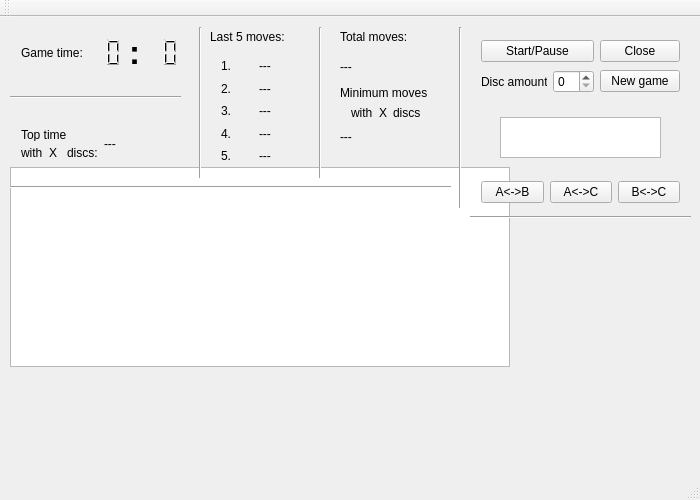
<?xml version="1.0" encoding="UTF-8"?>
<ui version="4.0">
 <class>MainWindow</class>
 <widget class="QMainWindow" name="MainWindow">
  <property name="geometry">
   <rect>
    <x>0</x>
    <y>0</y>
    <width>700</width>
    <height>500</height>
   </rect>
  </property>
  <property name="maximumSize">
   <size>
    <width>700</width>
    <height>500</height>
   </size>
  </property>
  <property name="windowTitle">
   <string>MainWindow</string>
  </property>
  <widget class="QWidget" name="centralWidget">
   <widget class="QGraphicsView" name="graphicsView">
    <property name="geometry">
     <rect>
      <x>10</x>
      <y>150</y>
      <width>500</width>
      <height>200</height>
     </rect>
    </property>
    <property name="sizePolicy">
     <sizepolicy hsizetype="Preferred" vsizetype="Preferred">
      <horstretch>0</horstretch>
      <verstretch>0</verstretch>
     </sizepolicy>
    </property>
    <property name="minimumSize">
     <size>
      <width>500</width>
      <height>200</height>
     </size>
    </property>
    <property name="maximumSize">
     <size>
      <width>680</width>
      <height>260</height>
     </size>
    </property>
    <property name="autoFillBackground">
     <bool>false</bool>
    </property>
    <property name="frameShape">
     <enum>QFrame::StyledPanel</enum>
    </property>
    <property name="frameShadow">
     <enum>QFrame::Raised</enum>
    </property>
    <property name="lineWidth">
     <number>1</number>
    </property>
    <property name="verticalScrollBarPolicy">
     <enum>Qt::ScrollBarAlwaysOff</enum>
    </property>
    <property name="horizontalScrollBarPolicy">
     <enum>Qt::ScrollBarAlwaysOff</enum>
    </property>
    <property name="sizeAdjustPolicy">
     <enum>QAbstractScrollArea::AdjustIgnored</enum>
    </property>
    <property name="backgroundBrush">
     <brush brushstyle="SolidPattern">
      <color alpha="255">
       <red>100</red>
       <green>100</green>
       <blue>255</blue>
      </color>
     </brush>
    </property>
   </widget>
   <widget class="QWidget" name="horizontalLayoutWidget_2">
    <property name="geometry">
     <rect>
      <x>10</x>
      <y>10</y>
      <width>181</width>
      <height>51</height>
     </rect>
    </property>
    <layout class="QHBoxLayout" name="horizontalLayout_3">
     <item>
      <widget class="QLabel" name="timeLabel">
       <property name="text">
        <string>Game time:</string>
       </property>
      </widget>
     </item>
     <item>
      <layout class="QHBoxLayout" name="horizontalLayout">
       <item>
        <widget class="QLCDNumber" name="lcdNumberMin">
         <property name="font">
          <font>
           <pointsize>20</pointsize>
          </font>
         </property>
         <property name="frameShape">
          <enum>QFrame::NoFrame</enum>
         </property>
         <property name="frameShadow">
          <enum>QFrame::Raised</enum>
         </property>
         <property name="digitCount">
          <number>2</number>
         </property>
        </widget>
       </item>
       <item>
        <widget class="QLabel" name="clockDots">
         <property name="font">
          <font>
           <pointsize>25</pointsize>
           <weight>75</weight>
           <bold>true</bold>
          </font>
         </property>
         <property name="text">
          <string>:</string>
         </property>
        </widget>
       </item>
       <item>
        <widget class="QLCDNumber" name="lcdNumberSec">
         <property name="maximumSize">
          <size>
           <width>64</width>
           <height>16777215</height>
          </size>
         </property>
         <property name="font">
          <font>
           <pointsize>20</pointsize>
          </font>
         </property>
         <property name="frameShape">
          <enum>QFrame::NoFrame</enum>
         </property>
         <property name="digitCount">
          <number>2</number>
         </property>
        </widget>
       </item>
      </layout>
     </item>
    </layout>
   </widget>
   <widget class="QWidget" name="horizontalLayoutWidget_3">
    <property name="geometry">
     <rect>
      <x>470</x>
      <y>150</y>
      <width>221</width>
      <height>51</height>
     </rect>
    </property>
    <layout class="QHBoxLayout" name="horizontalLayout_4">
     <item>
      <widget class="QPushButton" name="atobButton">
       <property name="text">
        <string>A&lt;-&gt;B</string>
       </property>
      </widget>
     </item>
     <item>
      <widget class="QPushButton" name="atocButton">
       <property name="text">
        <string>A&lt;-&gt;C</string>
       </property>
      </widget>
     </item>
     <item>
      <widget class="QPushButton" name="btocButton">
       <property name="text">
        <string>B&lt;-&gt;C</string>
       </property>
      </widget>
     </item>
    </layout>
   </widget>
   <widget class="QTextBrowser" name="infoBrowser">
    <property name="geometry">
     <rect>
      <x>500</x>
      <y>100</y>
      <width>161</width>
      <height>41</height>
     </rect>
    </property>
   </widget>
   <widget class="QWidget" name="horizontalLayoutWidget">
    <property name="geometry">
     <rect>
      <x>210</x>
      <y>30</y>
      <width>91</width>
      <height>128</height>
     </rect>
    </property>
    <layout class="QHBoxLayout" name="horizontalLayout_5">
     <item>
      <layout class="QVBoxLayout" name="verticalLayout">
       <item>
        <widget class="QLabel" name="label_2">
         <property name="text">
          <string>1.</string>
         </property>
        </widget>
       </item>
       <item>
        <widget class="QLabel" name="label_3">
         <property name="text">
          <string>2.</string>
         </property>
        </widget>
       </item>
       <item>
        <widget class="QLabel" name="label_5">
         <property name="text">
          <string>3.</string>
         </property>
        </widget>
       </item>
       <item>
        <widget class="QLabel" name="label_4">
         <property name="text">
          <string>4.</string>
         </property>
        </widget>
       </item>
       <item>
        <widget class="QLabel" name="label_6">
         <property name="text">
          <string>5.</string>
         </property>
        </widget>
       </item>
      </layout>
     </item>
     <item>
      <layout class="QVBoxLayout" name="verticalLayout_2">
       <item>
        <widget class="QLabel" name="move1Label">
         <property name="text">
          <string>---</string>
         </property>
        </widget>
       </item>
       <item>
        <widget class="QLabel" name="move2Label">
         <property name="text">
          <string>---</string>
         </property>
        </widget>
       </item>
       <item>
        <widget class="QLabel" name="move3Label">
         <property name="text">
          <string>---</string>
         </property>
        </widget>
       </item>
       <item>
        <widget class="QLabel" name="move4Label">
         <property name="text">
          <string>---</string>
         </property>
        </widget>
       </item>
       <item>
        <widget class="QLabel" name="move5Label">
         <property name="text">
          <string>---</string>
         </property>
        </widget>
       </item>
      </layout>
     </item>
    </layout>
   </widget>
   <widget class="QWidget" name="gridLayoutWidget">
    <property name="geometry">
     <rect>
      <x>470</x>
      <y>10</y>
      <width>221</width>
      <height>80</height>
     </rect>
    </property>
    <layout class="QGridLayout" name="gridLayout">
     <item row="0" column="1">
      <widget class="QPushButton" name="closeButton">
       <property name="text">
        <string>Close</string>
       </property>
      </widget>
     </item>
     <item row="1" column="1">
      <widget class="QPushButton" name="newgameButton">
       <property name="text">
        <string>New game</string>
       </property>
      </widget>
     </item>
     <item row="0" column="0">
      <widget class="QPushButton" name="pauseButton">
       <property name="text">
        <string>Start/Pause</string>
       </property>
      </widget>
     </item>
     <item row="1" column="0">
      <layout class="QHBoxLayout" name="horizontalLayout_2">
       <item>
        <widget class="QLabel" name="discLabel">
         <property name="text">
          <string>Disc amount</string>
         </property>
        </widget>
       </item>
       <item>
        <widget class="QSpinBox" name="disc_amountSpinbox"/>
       </item>
      </layout>
     </item>
    </layout>
   </widget>
   <widget class="QLabel" name="label">
    <property name="geometry">
     <rect>
      <x>210</x>
      <y>10</y>
      <width>90</width>
      <height>20</height>
     </rect>
    </property>
    <property name="text">
     <string>Last 5 moves:</string>
    </property>
   </widget>
   <widget class="QWidget" name="horizontalLayoutWidget_4">
    <property name="geometry">
     <rect>
      <x>10</x>
      <y>101</y>
      <width>181</width>
      <height>52</height>
     </rect>
    </property>
    <layout class="QHBoxLayout" name="horizontalLayout_6">
     <item>
      <layout class="QVBoxLayout" name="verticalLayout_5">
       <item>
        <widget class="QLabel" name="label_7">
         <property name="text">
          <string>Top time</string>
         </property>
        </widget>
       </item>
       <item>
        <layout class="QHBoxLayout" name="horizontalLayout_8">
         <item>
          <widget class="QLabel" name="label_14">
           <property name="text">
            <string>with</string>
           </property>
          </widget>
         </item>
         <item>
          <widget class="QLabel" name="discamount2Label">
           <property name="text">
            <string>X</string>
           </property>
          </widget>
         </item>
         <item>
          <widget class="QLabel" name="label_12">
           <property name="text">
            <string>discs:</string>
           </property>
          </widget>
         </item>
        </layout>
       </item>
      </layout>
     </item>
     <item>
      <widget class="QLabel" name="toptimeLabel">
       <property name="text">
        <string>---</string>
       </property>
      </widget>
     </item>
    </layout>
   </widget>
   <widget class="QLabel" name="label_9">
    <property name="geometry">
     <rect>
      <x>340</x>
      <y>10</y>
      <width>111</width>
      <height>20</height>
     </rect>
    </property>
    <property name="text">
     <string>Total moves:</string>
    </property>
   </widget>
   <widget class="QLabel" name="label_10">
    <property name="geometry">
     <rect>
      <x>340</x>
      <y>60</y>
      <width>111</width>
      <height>31</height>
     </rect>
    </property>
    <property name="text">
     <string>Minimum moves</string>
    </property>
   </widget>
   <widget class="QLabel" name="totalmovesLabel">
    <property name="geometry">
     <rect>
      <x>340</x>
      <y>40</y>
      <width>63</width>
      <height>20</height>
     </rect>
    </property>
    <property name="text">
     <string>---</string>
    </property>
   </widget>
   <widget class="QLabel" name="minmovesLabel">
    <property name="geometry">
     <rect>
      <x>340</x>
      <y>110</y>
      <width>63</width>
      <height>20</height>
     </rect>
    </property>
    <property name="text">
     <string>---</string>
    </property>
   </widget>
   <widget class="QWidget" name="horizontalLayoutWidget_5">
    <property name="geometry">
     <rect>
      <x>340</x>
      <y>80</y>
      <width>91</width>
      <height>31</height>
     </rect>
    </property>
    <layout class="QHBoxLayout" name="horizontalLayout_7">
     <item>
      <widget class="QLabel" name="label_11">
       <property name="text">
        <string>with</string>
       </property>
      </widget>
     </item>
     <item>
      <widget class="QLabel" name="discamountLabel">
       <property name="text">
        <string>X</string>
       </property>
      </widget>
     </item>
     <item>
      <widget class="QLabel" name="label_13">
       <property name="text">
        <string>discs:</string>
       </property>
      </widget>
     </item>
    </layout>
   </widget>
   <widget class="Line" name="line">
    <property name="geometry">
     <rect>
      <x>190</x>
      <y>10</y>
      <width>20</width>
      <height>151</height>
     </rect>
    </property>
    <property name="orientation">
     <enum>Qt::Vertical</enum>
    </property>
   </widget>
   <widget class="Line" name="line_2">
    <property name="geometry">
     <rect>
      <x>10</x>
      <y>70</y>
      <width>171</width>
      <height>20</height>
     </rect>
    </property>
    <property name="orientation">
     <enum>Qt::Horizontal</enum>
    </property>
   </widget>
   <widget class="Line" name="line_3">
    <property name="geometry">
     <rect>
      <x>450</x>
      <y>10</y>
      <width>20</width>
      <height>181</height>
     </rect>
    </property>
    <property name="orientation">
     <enum>Qt::Vertical</enum>
    </property>
   </widget>
   <widget class="Line" name="line_4">
    <property name="geometry">
     <rect>
      <x>310</x>
      <y>10</y>
      <width>20</width>
      <height>151</height>
     </rect>
    </property>
    <property name="orientation">
     <enum>Qt::Vertical</enum>
    </property>
   </widget>
   <widget class="Line" name="line_5">
    <property name="geometry">
     <rect>
      <x>470</x>
      <y>190</y>
      <width>221</width>
      <height>20</height>
     </rect>
    </property>
    <property name="orientation">
     <enum>Qt::Horizontal</enum>
    </property>
   </widget>
   <widget class="Line" name="line_6">
    <property name="geometry">
     <rect>
      <x>10</x>
      <y>160</y>
      <width>441</width>
      <height>20</height>
     </rect>
    </property>
    <property name="orientation">
     <enum>Qt::Horizontal</enum>
    </property>
   </widget>
  </widget>
  <widget class="QMenuBar" name="menuBar">
   <property name="geometry">
    <rect>
     <x>0</x>
     <y>0</y>
     <width>700</width>
     <height>25</height>
    </rect>
   </property>
  </widget>
  <widget class="QToolBar" name="mainToolBar">
   <attribute name="toolBarArea">
    <enum>TopToolBarArea</enum>
   </attribute>
   <attribute name="toolBarBreak">
    <bool>false</bool>
   </attribute>
  </widget>
  <widget class="QStatusBar" name="statusBar"/>
 </widget>
 <layoutdefault spacing="6" margin="11"/>
 <resources/>
 <connections>
  <connection>
   <sender>closeButton</sender>
   <signal>clicked()</signal>
   <receiver>MainWindow</receiver>
   <slot>close()</slot>
   <hints>
    <hint type="sourcelabel">
     <x>121</x>
     <y>75</y>
    </hint>
    <hint type="destinationlabel">
     <x>188</x>
     <y>168</y>
    </hint>
   </hints>
  </connection>
 </connections>
</ui>
